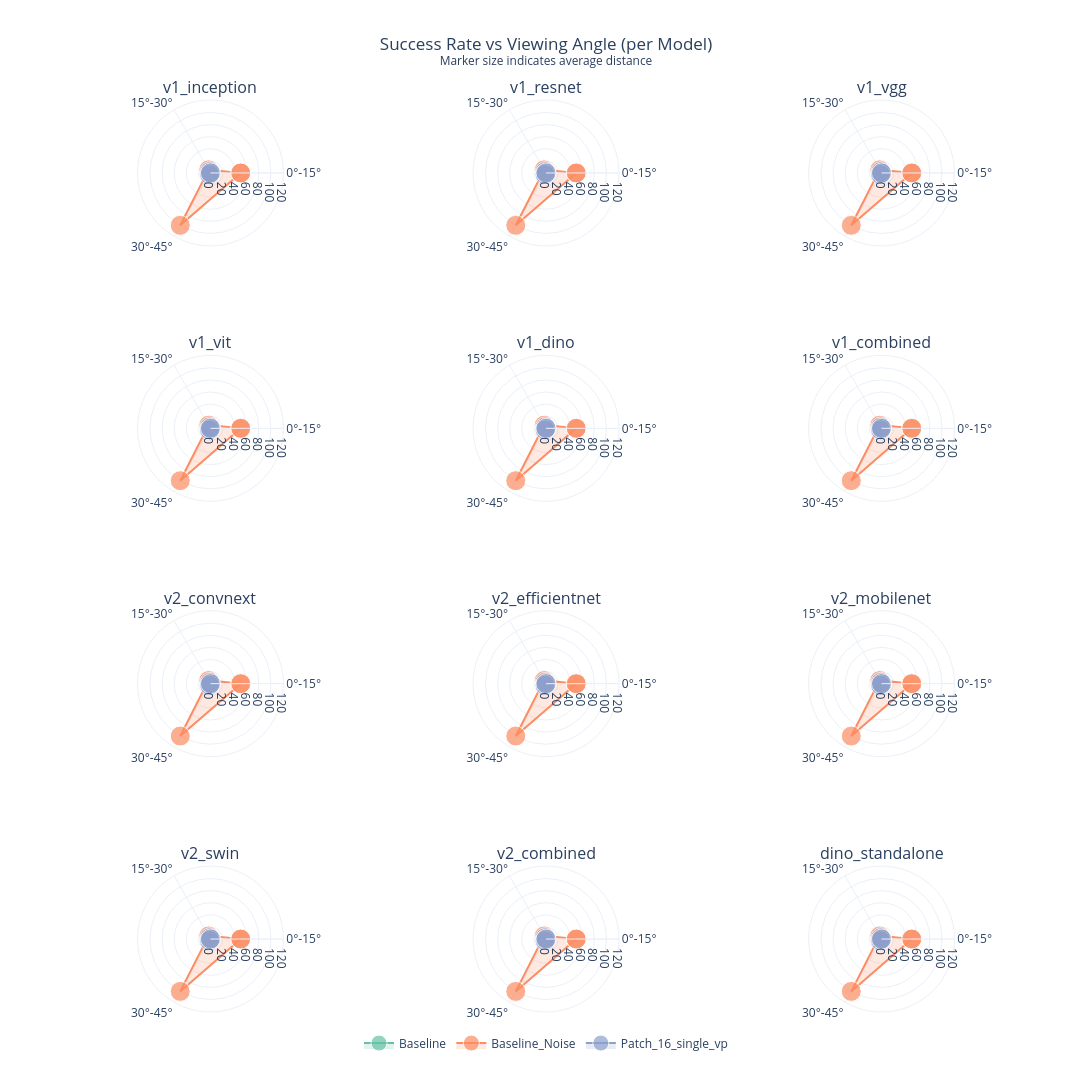

Write notebook code for a chart like this one.
### Code cell
# Radar Charts - One per model using actual capture angles
# Each radar shows success rate at different viewing angles, with distance as marker size

# Get success columns from first experiment's dataframe
first_exp_name = list(experiment_dfs.keys())[0]
first_df = experiment_dfs[first_exp_name]
success_cols = [c for c in first_df.columns if c.endswith('_success')]
models = [c.replace('_success', '') for c in success_cols]

# Build color palette for experiments
# Build color palette for experiments
colors = px.colors.qualitative.Set2
exp_color_map = {name: colors[i % len(colors)] for i, name in enumerate(experiment_dfs.keys())}
exp_rgba_map = {}
# Create semi-transparent fill colors
for i, name in enumerate(experiment_dfs.keys()):
    color = colors[i % len(colors)]
    # Handle both hex (#66c2a5) and rgb(102, 194, 165) color formats
    if color.startswith('#'):
        r = int(color[1:3], 16)
        g = int(color[3:5], 16)
        b = int(color[5:7], 16)
    elif color.startswith('rgb'):
        rgb_values = color.replace('rgb(', '').replace(')', '').split(',')
        r, g, b = int(rgb_values[0].strip()), int(rgb_values[1].strip()), int(rgb_values[2].strip())
    else:
        r, g, b = 128, 128, 128
    exp_rgba_map[name] = f'rgba({r}, {g}, {b}, 0.2)'
# Filter out rows with no ArUco data (angle is None)
valid_dfs = {}
for exp_name, df in experiment_dfs.items():
    valid_dfs[exp_name] = df[df['angle'].notna()].copy()

# Check if any data is available
has_data = any(len(df) > 0 for df in valid_dfs.values())

if not has_data:
    print("⚠ No valid angle data from ArUco markers. Radar chart requires ArUco tracking.")
else:
    # Bin angles for radar chart (e.g., 0-30, 30-60, 60-90, etc.)
    def bin_angle(angle):
        """Bin angles into ranges for radar chart"""
        if angle is None:
            return None
        bins = [0, 15, 30, 45, 60, 75, 90, 105, 120, 135, 150, 165, 180]
        for i in range(len(bins)-1):
            if bins[i] <= abs(angle) < bins[i+1]:
                return f"{bins[i]}°-{bins[i+1]}°"
        return f">{bins[-1]}°"
    
    # Apply binning to all valid dfs
    for exp_name, df_valid in valid_dfs.items():
        df_valid['angle_bin'] = df_valid['angle'].apply(bin_angle)
    
    # Get unique angle bins (sorted by starting angle) across all experiments
    all_bins_set = set()
    for df_valid in valid_dfs.values():
        all_bins_set.update(df_valid['angle_bin'].unique())
    all_bins = sorted(all_bins_set, key=lambda x: int(x.split('°')[0].replace('>', '')))
    
    # Create subplot for each model
    n_models = len(models)
    n_cols = min(3, n_models)
    n_rows = (n_models + n_cols - 1) // n_cols
    
    fig = make_subplots(
        rows=n_rows, cols=n_cols,
        specs=[[{'type': 'polar'}] * n_cols for _ in range(n_rows)],
        subplot_titles=models,
        vertical_spacing=0.12,
        horizontal_spacing=0.08
    )
    
    for idx, (col, model) in enumerate(zip(success_cols, models)):
        row = idx // n_cols + 1
        col_idx = idx % n_cols + 1
        
        for exp_idx, (exp_name, df_valid) in enumerate(valid_dfs.items()):
            if len(df_valid) == 0:
                continue
            
            # Calculate success rate per angle bin
            by_angle = df_valid.groupby('angle_bin')[col].mean() * 100
            rates = [by_angle.get(b, 0) for b in all_bins]
            
            # Calculate avg distance per angle bin for marker size
            dist_by_angle = df_valid.groupby('angle_bin')['distance'].mean()
            dists = [dist_by_angle.get(b, 0.5) for b in all_bins]
            sizes = [max(8, min(20, d * 15)) for d in dists]  # Scale distance to marker size
            
            # Close the polygon
            theta_closed = all_bins + [all_bins[0]]
            r_closed = rates + [rates[0]]
            
            # Add trace
            fig.add_trace(
                go.Scatterpolar(
                    r=r_closed,
                    theta=theta_closed,
                    fill='toself',
                    fillcolor=exp_rgba_map[exp_name],
                    line=dict(color=exp_color_map[exp_name], width=2),
                    name=exp_name if idx == 0 else None,
                    legendgroup=exp_name,
                    showlegend=(idx == 0),
                    marker=dict(size=sizes + [sizes[0]]),
                    hovertemplate=f'%{{theta}}<br>Success: %{{r:.1f}}%<extra>{exp_name}</extra>'
                ),
                row=row, col=col_idx
            )
    
    # Update polar axes
    for i in range(1, n_models + 1):
        fig.update_polars(
            radialaxis=dict(
                visible=True,
                range=[0, 100],
                ticksuffix='%'
            ),
            selector=dict(subplot=f'polar{i if i > 1 else ""}')
        )
    
    fig.update_layout(
        title=dict(
            text='Success Rate vs Viewing Angle (per Model)<br><sup>Marker size indicates average distance</sup>',
            x=0.5
        ),
        height=400 * n_rows,
        width=400 * n_cols,
        template='plotly_white',
        legend=dict(
            orientation='h',
            yanchor='bottom',
            y=-0.05,
            xanchor='center',
            x=0.5
        )
    )
    
    fig.write_html('radar_by_angle_per_model.html')
    fig.show()
    print("✓ Radar chart by angle saved to 'radar_by_angle_per_model.html'")
    
    # Also create a summary showing actual angle vs success rate scatter
    print("\n--- Angle Statistics ---")
    for exp_name, df_valid in valid_dfs.items():
        if len(df_valid) > 0:
            print(f"{exp_name} angle range: {df_valid['angle'].min():.1f}° to {df_valid['angle'].max():.1f}°")
            print(f"{exp_name} distance range: {df_valid['distance'].min():.2f}m to {df_valid['distance'].max():.2f}m")

### Figure 1 — Plotly figure (JSON) as saved in the notebook; plotly's stock layout.template omitted (floating-point values rounded to 4 significant figures)
{"data": [{"fill": "toself", "fillcolor": "rgba(102, 194, 165, 0.2)", "hovertemplate": "%{theta}<br>Success: %{r:.1f}%<extra>Baseline</extra>", "legendgroup": "Baseline", "line": {"color": "rgb(102,194,165)", "width": 2}, "marker": {"size": [20, 20, 20, 20]}, "name": "Baseline", "r": [0, 0, 0, 0], "showlegend": true, "subplot": "polar", "theta": ["0°-15°", "15°-30°", "30°-45°", "0°-15°"], "type": "scatterpolar"}, {"fill": "toself", "fillcolor": "rgba(252, 141, 98, 0.2)", "hovertemplate": "%{theta}<br>Success: %{r:.1f}%<extra>Baseline_Noise</extra>", "legendgroup": "Baseline_Noise", "line": {"color": "rgb(252,141,98)", "width": 2}, "marker": {"size": [20, 19.7, 20, 20]}, "name": "Baseline_Noise", "r": [50, 6.25, 100, 50], "showlegend": true, "subplot": "polar", "theta": ["0°-15°", "15°-30°", "30°-45°", "0°-15°"], "type": "scatterpolar"}, {"fill": "toself", "fillcolor": "rgba(141, 160, 203, 0.2)", "hovertemplate": "%{theta}<br>Success: %{r:.1f}%<extra>Patch_16_single_vp</extra>", "legendgroup": "Patch_16_single_vp", "line": {"color": "rgb(141,160,203)", "width": 2}, "marker": {"size": [20, 20, 20, 20]}, "name": "Patch_16_single_vp", "r": [0, 2.581, 3.125, 0], "showlegend": true, "subplot": "polar", "theta": ["0°-15°", "15°-30°", "30°-45°", "0°-15°"], "type": "scatterpolar"}, {"fill": "toself", "fillcolor": "rgba(102, 194, 165, 0.2)", "hovertemplate": "%{theta}<br>Success: %{r:.1f}%<extra>Baseline</extra>", "legendgroup": "Baseline", "line": {"color": "rgb(102,194,165)", "width": 2}, "marker": {"size": [20, 20, 20, 20]}, "r": [0, 0, 0, 0], "showlegend": false, "subplot": "polar2", "theta": ["0°-15°", "15°-30°", "30°-45°", "0°-15°"], "type": "scatterpolar"}, {"fill": "toself", "fillcolor": "rgba(252, 141, 98, 0.2)", "hovertemplate": "%{theta}<br>Success: %{r:.1f}%<extra>Baseline_Noise</extra>", "legendgroup": "Baseline_Noise", "line": {"color": "rgb(252,141,98)", "width": 2}, "marker": {"size": [20, 19.7, 20, 20]}, "r": [50, 6.25, 100, 50], "showlegend": false, "subplot": "polar2", "theta": ["0°-15°", "15°-30°", "30°-45°", "0°-15°"], "type": "scatterpolar"}, {"fill": "toself", "fillcolor": "rgba(141, 160, 203, 0.2)", "hovertemplate": "%{theta}<br>Success: %{r:.1f}%<extra>Patch_16_single_vp</extra>", "legendgroup": "Patch_16_single_vp", "line": {"color": "rgb(141,160,203)", "width": 2}, "marker": {"size": [20, 20, 20, 20]}, "r": [0, 2.581, 3.125, 0], "showlegend": false, "subplot": "polar2", "theta": ["0°-15°", "15°-30°", "30°-45°", "0°-15°"], "type": "scatterpolar"}, {"fill": "toself", "fillcolor": "rgba(102, 194, 165, 0.2)", "hovertemplate": "%{theta}<br>Success: %{r:.1f}%<extra>Baseline</extra>", "legendgroup": "Baseline", "line": {"color": "rgb(102,194,165)", "width": 2}, "marker": {"size": [20, 20, 20, 20]}, "r": [0, 0, 0, 0], "showlegend": false, "subplot": "polar3", "theta": ["0°-15°", "15°-30°", "30°-45°", "0°-15°"], "type": "scatterpolar"}, {"fill": "toself", "fillcolor": "rgba(252, 141, 98, 0.2)", "hovertemplate": "%{theta}<br>Success: %{r:.1f}%<extra>Baseline_Noise</extra>", "legendgroup": "Baseline_Noise", "line": {"color": "rgb(252,141,98)", "width": 2}, "marker": {"size": [20, 19.7, 20, 20]}, "r": [50, 6.25, 100, 50], "showlegend": false, "subplot": "polar3", "theta": ["0°-15°", "15°-30°", "30°-45°", "0°-15°"], "type": "scatterpolar"}, {"fill": "toself", "fillcolor": "rgba(141, 160, 203, 0.2)", "hovertemplate": "%{theta}<br>Success: %{r:.1f}%<extra>Patch_16_single_vp</extra>", "legendgroup": "Patch_16_single_vp", "line": {"color": "rgb(141,160,203)", "width": 2}, "marker": {"size": [20, 20, 20, 20]}, "r": [0, 2.581, 3.125, 0], "showlegend": false, "subplot": "polar3", "theta": ["0°-15°", "15°-30°", "30°-45°", "0°-15°"], "type": "scatterpolar"}, {"fill": "toself", "fillcolor": "rgba(102, 194, 165, 0.2)", "hovertemplate": "%{theta}<br>Success: %{r:.1f}%<extra>Baseline</extra>", "legendgroup": "Baseline", "line": {"color": "rgb(102,194,165)", "width": 2}, "marker": {"size": [20, 20, 20, 20]}, "r": [0, 0, 0, 0], "showlegend": false, "subplot": "polar4", "theta": ["0°-15°", "15°-30°", "30°-45°", "0°-15°"], "type": "scatterpolar"}, {"fill": "toself", "fillcolor": "rgba(252, 141, 98, 0.2)", "hovertemplate": "%{theta}<br>Success: %{r:.1f}%<extra>Baseline_Noise</extra>", "legendgroup": "Baseline_Noise", "line": {"color": "rgb(252,141,98)", "width": 2}, "marker": {"size": [20, 19.7, 20, 20]}, "r": [50, 6.25, 100, 50], "showlegend": false, "subplot": "polar4", "theta": ["0°-15°", "15°-30°", "30°-45°", "0°-15°"], "type": "scatterpolar"}, {"fill": "toself", "fillcolor": "rgba(141, 160, 203, 0.2)", "hovertemplate": "%{theta}<br>Success: %{r:.1f}%<extra>Patch_16_single_vp</extra>", "legendgroup": "Patch_16_single_vp", "line": {"color": "rgb(141,160,203)", "width": 2}, "marker": {"size": [20, 20, 20, 20]}, "r": [0, 2.581, 3.125, 0], "showlegend": false, "subplot": "polar4", "theta": ["0°-15°", "15°-30°", "30°-45°", "0°-15°"], "type": "scatterpolar"}, {"fill": "toself", "fillcolor": "rgba(102, 194, 165, 0.2)", "hovertemplate": "%{theta}<br>Success: %{r:.1f}%<extra>Baseline</extra>", "legendgroup": "Baseline", "line": {"color": "rgb(102,194,165)", "width": 2}, "marker": {"size": [20, 20, 20, 20]}, "r": [0, 0, 0, 0], "showlegend": false, "subplot": "polar5", "theta": ["0°-15°", "15°-30°", "30°-45°", "0°-15°"], "type": "scatterpolar"}, {"fill": "toself", "fillcolor": "rgba(252, 141, 98, 0.2)", "hovertemplate": "%{theta}<br>Success: %{r:.1f}%<extra>Baseline_Noise</extra>", "legendgroup": "Baseline_Noise", "line": {"color": "rgb(252,141,98)", "width": 2}, "marker": {"size": [20, 19.7, 20, 20]}, "r": [50, 6.25, 100, 50], "showlegend": false, "subplot": "polar5", "theta": ["0°-15°", "15°-30°", "30°-45°", "0°-15°"], "type": "scatterpolar"}, {"fill": "toself", "fillcolor": "rgba(141, 160, 203, 0.2)", "hovertemplate": "%{theta}<br>Success: %{r:.1f}%<extra>Patch_16_single_vp</extra>", "legendgroup": "Patch_16_single_vp", "line": {"color": "rgb(141,160,203)", "width": 2}, "marker": {"size": [20, 20, 20, 20]}, "r": [0, 2.581, 3.125, 0], "showlegend": false, "subplot": "polar5", "theta": ["0°-15°", "15°-30°", "30°-45°", "0°-15°"], "type": "scatterpolar"}, {"fill": "toself", "fillcolor": "rgba(102, 194, 165, 0.2)", "hovertemplate": "%{theta}<br>Success: %{r:.1f}%<extra>Baseline</extra>", "legendgroup": "Baseline", "line": {"color": "rgb(102,194,165)", "width": 2}, "marker": {"size": [20, 20, 20, 20]}, "r": [0, 0, 0, 0], "showlegend": false, "subplot": "polar6", "theta": ["0°-15°", "15°-30°", "30°-45°", "0°-15°"], "type": "scatterpolar"}, {"fill": "toself", "fillcolor": "rgba(252, 141, 98, 0.2)", "hovertemplate": "%{theta}<br>Success: %{r:.1f}%<extra>Baseline_Noise</extra>", "legendgroup": "Baseline_Noise", "line": {"color": "rgb(252,141,98)", "width": 2}, "marker": {"size": [20, 19.7, 20, 20]}, "r": [50, 6.25, 100, 50], "showlegend": false, "subplot": "polar6", "theta": ["0°-15°", "15°-30°", "30°-45°", "0°-15°"], "type": "scatterpolar"}, {"fill": "toself", "fillcolor": "rgba(141, 160, 203, 0.2)", "hovertemplate": "%{theta}<br>Success: %{r:.1f}%<extra>Patch_16_single_vp</extra>", "legendgroup": "Patch_16_single_vp", "line": {"color": "rgb(141,160,203)", "width": 2}, "marker": {"size": [20, 20, 20, 20]}, "r": [0, 2.581, 3.125, 0], "showlegend": false, "subplot": "polar6", "theta": ["0°-15°", "15°-30°", "30°-45°", "0°-15°"], "type": "scatterpolar"}, {"fill": "toself", "fillcolor": "rgba(102, 194, 165, 0.2)", "hovertemplate": "%{theta}<br>Success: %{r:.1f}%<extra>Baseline</extra>", "legendgroup": "Baseline", "line": {"color": "rgb(102,194,165)", "width": 2}, "marker": {"size": [20, 20, 20, 20]}, "r": [0, 0, 0, 0], "showlegend": false, "subplot": "polar7", "theta": ["0°-15°", "15°-30°", "30°-45°", "0°-15°"], "type": "scatterpolar"}, {"fill": "toself", "fillcolor": "rgba(252, 141, 98, 0.2)", "hovertemplate": "%{theta}<br>Success: %{r:.1f}%<extra>Baseline_Noise</extra>", "legendgroup": "Baseline_Noise", "line": {"color": "rgb(252,141,98)", "width": 2}, "marker": {"size": [20, 19.7, 20, 20]}, "r": [50, 6.25, 100, 50], "showlegend": false, "subplot": "polar7", "theta": ["0°-15°", "15°-30°", "30°-45°", "0°-15°"], "type": "scatterpolar"}, {"fill": "toself", "fillcolor": "rgba(141, 160, 203, 0.2)", "hovertemplate": "%{theta}<br>Success: %{r:.1f}%<extra>Patch_16_single_vp</extra>", "legendgroup": "Patch_16_single_vp", "line": {"color": "rgb(141,160,203)", "width": 2}, "marker": {"size": [20, 20, 20, 20]}, "r": [0, 2.581, 3.125, 0], "showlegend": false, "subplot": "polar7", "theta": ["0°-15°", "15°-30°", "30°-45°", "0°-15°"], "type": "scatterpolar"}, {"fill": "toself", "fillcolor": "rgba(102, 194, 165, 0.2)", "hovertemplate": "%{theta}<br>Success: %{r:.1f}%<extra>Baseline</extra>", "legendgroup": "Baseline", "line": {"color": "rgb(102,194,165)", "width": 2}, "marker": {"size": [20, 20, 20, 20]}, "r": [0, 0, 0, 0], "showlegend": false, "subplot": "polar8", "theta": ["0°-15°", "15°-30°", "30°-45°", "0°-15°"], "type": "scatterpolar"}, {"fill": "toself", "fillcolor": "rgba(252, 141, 98, 0.2)", "hovertemplate": "%{theta}<br>Success: %{r:.1f}%<extra>Baseline_Noise</extra>", "legendgroup": "Baseline_Noise", "line": {"color": "rgb(252,141,98)", "width": 2}, "marker": {"size": [20, 19.7, 20, 20]}, "r": [50, 6.25, 100, 50], "showlegend": false, "subplot": "polar8", "theta": ["0°-15°", "15°-30°", "30°-45°", "0°-15°"], "type": "scatterpolar"}, {"fill": "toself", "fillcolor": "rgba(141, 160, 203, 0.2)", "hovertemplate": "%{theta}<br>Success: %{r:.1f}%<extra>Patch_16_single_vp</extra>", "legendgroup": "Patch_16_single_vp", "line": {"color": "rgb(141,160,203)", "width": 2}, "marker": {"size": [20, 20, 20, 20]}, "r": [0, 2.581, 3.125, 0], "showlegend": false, "subplot": "polar8", "theta": ["0°-15°", "15°-30°", "30°-45°", "0°-15°"], "type": "scatterpolar"}, {"fill": "toself", "fillcolor": "rgba(102, 194, 165, 0.2)", "hovertemplate": "%{theta}<br>Success: %{r:.1f}%<extra>Baseline</extra>", "legendgroup": "Baseline", "line": {"color": "rgb(102,194,165)", "width": 2}, "marker": {"size": [20, 20, 20, 20]}, "r": [0, 0, 0, 0], "showlegend": false, "subplot": "polar9", "theta": ["0°-15°", "15°-30°", "30°-45°", "0°-15°"], "type": "scatterpolar"}, {"fill": "toself", "fillcolor": "rgba(252, 141, 98, 0.2)", "hovertemplate": "%{theta}<br>Success: %{r:.1f}%<extra>Baseline_Noise</extra>", "legendgroup": "Baseline_Noise", "line": {"color": "rgb(252,141,98)", "width": 2}, "marker": {"size": [20, 19.7, 20, 20]}, "r": [50, 6.25, 100, 50], "showlegend": false, "subplot": "polar9", "theta": ["0°-15°", "15°-30°", "30°-45°", "0°-15°"], "type": "scatterpolar"}, {"fill": "toself", "fillcolor": "rgba(141, 160, 203, 0.2)", "hovertemplate": "%{theta}<br>Success: %{r:.1f}%<extra>Patch_16_single_vp</extra>", "legendgroup": "Patch_16_single_vp", "line": {"color": "rgb(141,160,203)", "width": 2}, "marker": {"size": [20, 20, 20, 20]}, "r": [0, 2.581, 3.125, 0], "showlegend": false, "subplot": "polar9", "theta": ["0°-15°", "15°-30°", "30°-45°", "0°-15°"], "type": "scatterpolar"}, {"fill": "toself", "fillcolor": "rgba(102, 194, 165, 0.2)", "hovertemplate": "%{theta}<br>Success: %{r:.1f}%<extra>Baseline</extra>", "legendgroup": "Baseline", "line": {"color": "rgb(102,194,165)", "width": 2}, "marker": {"size": [20, 20, 20, 20]}, "r": [0, 0, 0, 0], "showlegend": false, "subplot": "polar10", "theta": ["0°-15°", "15°-30°", "30°-45°", "0°-15°"], "type": "scatterpolar"}, {"fill": "toself", "fillcolor": "rgba(252, 141, 98, 0.2)", "hovertemplate": "%{theta}<br>Success: %{r:.1f}%<extra>Baseline_Noise</extra>", "legendgroup": "Baseline_Noise", "line": {"color": "rgb(252,141,98)", "width": 2}, "marker": {"size": [20, 19.7, 20, 20]}, "r": [50, 6.25, 100, 50], "showlegend": false, "subplot": "polar10", "theta": ["0°-15°", "15°-30°", "30°-45°", "0°-15°"], "type": "scatterpolar"}, {"fill": "toself", "fillcolor": "rgba(141, 160, 203, 0.2)", "hovertemplate": "%{theta}<br>Success: %{r:.1f}%<extra>Patch_16_single_vp</extra>", "legendgroup": "Patch_16_single_vp", "line": {"color": "rgb(141,160,203)", "width": 2}, "marker": {"size": [20, 20, 20, 20]}, "r": [0, 2.581, 3.125, 0], "showlegend": false, "subplot": "polar10", "theta": ["0°-15°", "15°-30°", "30°-45°", "0°-15°"], "type": "scatterpolar"}, {"fill": "toself", "fillcolor": "rgba(102, 194, 165, 0.2)", "hovertemplate": "%{theta}<br>Success: %{r:.1f}%<extra>Baseline</extra>", "legendgroup": "Baseline", "line": {"color": "rgb(102,194,165)", "width": 2}, "marker": {"size": [20, 20, 20, 20]}, "r": [0, 0, 0, 0], "showlegend": false, "subplot": "polar11", "theta": ["0°-15°", "15°-30°", "30°-45°", "0°-15°"], "type": "scatterpolar"}, {"fill": "toself", "fillcolor": "rgba(252, 141, 98, 0.2)", "hovertemplate": "%{theta}<br>Success: %{r:.1f}%<extra>Baseline_Noise</extra>", "legendgroup": "Baseline_Noise", "line": {"color": "rgb(252,141,98)", "width": 2}, "marker": {"size": [20, 19.7, 20, 20]}, "r": [50, 6.25, 100, 50], "showlegend": false, "subplot": "polar11", "theta": ["0°-15°", "15°-30°", "30°-45°", "0°-15°"], "type": "scatterpolar"}, {"fill": "toself", "fillcolor": "rgba(141, 160, 203, 0.2)", "hovertemplate": "%{theta}<br>Success: %{r:.1f}%<extra>Patch_16_single_vp</extra>", "legendgroup": "Patch_16_single_vp", "line": {"color": "rgb(141,160,203)", "width": 2}, "marker": {"size": [20, 20, 20, 20]}, "r": [0, 2.581, 3.125, 0], "showlegend": false, "subplot": "polar11", "theta": ["0°-15°", "15°-30°", "30°-45°", "0°-15°"], "type": "scatterpolar"}, {"fill": "toself", "fillcolor": "rgba(102, 194, 165, 0.2)", "hovertemplate": "%{theta}<br>Success: %{r:.1f}%<extra>Baseline</extra>", "legendgroup": "Baseline", "line": {"color": "rgb(102,194,165)", "width": 2}, "marker": {"size": [20, 20, 20, 20]}, "r": [0, 0, 0, 0], "showlegend": false, "subplot": "polar12", "theta": ["0°-15°", "15°-30°", "30°-45°", "0°-15°"], "type": "scatterpolar"}, {"fill": "toself", "fillcolor": "rgba(252, 141, 98, 0.2)", "hovertemplate": "%{theta}<br>Success: %{r:.1f}%<extra>Baseline_Noise</extra>", "legendgroup": "Baseline_Noise", "line": {"color": "rgb(252,141,98)", "width": 2}, "marker": {"size": [20, 19.7, 20, 20]}, "r": [50, 6.25, 100, 50], "showlegend": false, "subplot": "polar12", "theta": ["0°-15°", "15°-30°", "30°-45°", "0°-15°"], "type": "scatterpolar"}, {"fill": "toself", "fillcolor": "rgba(141, 160, 203, 0.2)", "hovertemplate": "%{theta}<br>Success: %{r:.1f}%<extra>Patch_16_single_vp</extra>", "legendgroup": "Patch_16_single_vp", "line": {"color": "rgb(141,160,203)", "width": 2}, "marker": {"size": [20, 20, 20, 20]}, "r": [0, 2.581, 3.125, 0], "showlegend": false, "subplot": "polar12", "theta": ["0°-15°", "15°-30°", "30°-45°", "0°-15°"], "type": "scatterpolar"}], "layout": {"annotations": [{"font": {"size": 16}, "showarrow": false, "text": "v1_inception", "x": 0.14, "xanchor": "center", "xref": "paper", "y": 1, "yanchor": "bottom", "yref": "paper"}, {"font": {"size": 16}, "showarrow": false, "text": "v1_resnet", "x": 0.5, "xanchor": "center", "xref": "paper", "y": 1, "yanchor": "bottom", "yref": "paper"}, {"font": {"size": 16}, "showarrow": false, "text": "v1_vgg", "x": 0.86, "xanchor": "center", "xref": "paper", "y": 1, "yanchor": "bottom", "yref": "paper"}, {"font": {"size": 16}, "showarrow": false, "text": "v1_vit", "x": 0.14, "xanchor": "center", "xref": "paper", "y": 0.72, "yanchor": "bottom", "yref": "paper"}, {"font": {"size": 16}, "showarrow": false, "text": "v1_dino", "x": 0.5, "xanchor": "center", "xref": "paper", "y": 0.72, "yanchor": "bottom", "yref": "paper"}, {"font": {"size": 16}, "showarrow": false, "text": "v1_combined", "x": 0.86, "xanchor": "center", "xref": "paper", "y": 0.72, "yanchor": "bottom", "yref": "paper"}, {"font": {"size": 16}, "showarrow": false, "text": "v2_convnext", "x": 0.14, "xanchor": "center", "xref": "paper", "y": 0.44, "yanchor": "bottom", "yref": "paper"}, {"font": {"size": 16}, "showarrow": false, "text": "v2_efficientnet", "x": 0.5, "xanchor": "center", "xref": "paper", "y": 0.44, "yanchor": "bottom", "yref": "paper"}, {"font": {"size": 16}, "showarrow": false, "text": "v2_mobilenet", "x": 0.86, "xanchor": "center", "xref": "paper", "y": 0.44, "yanchor": "bottom", "yref": "paper"}, {"font": {"size": 16}, "showarrow": false, "text": "v2_swin", "x": 0.14, "xanchor": "center", "xref": "paper", "y": 0.16, "yanchor": "bottom", "yref": "paper"}, {"font": {"size": 16}, "showarrow": false, "text": "v2_combined", "x": 0.5, "xanchor": "center", "xref": "paper", "y": 0.16, "yanchor": "bottom", "yref": "paper"}, {"font": {"size": 16}, "showarrow": false, "text": "dino_standalone", "x": 0.86, "xanchor": "center", "xref": "paper", "y": 0.16, "yanchor": "bottom", "yref": "paper"}], "height": 1600, "legend": {"orientation": "h", "x": 0.5, "xanchor": "center", "y": -0.05, "yanchor": "bottom"}, "polar": {"domain": {"x": [0, 0.28], "y": [0.84, 1]}}, "polar10": {"domain": {"x": [0, 0.28], "y": [0, 0.16]}}, "polar11": {"domain": {"x": [0.36, 0.64], "y": [0, 0.16]}}, "polar12": {"domain": {"x": [0.72, 1], "y": [0, 0.16]}}, "polar2": {"domain": {"x": [0.36, 0.64], "y": [0.84, 1]}}, "polar3": {"domain": {"x": [0.72, 1], "y": [0.84, 1]}}, "polar4": {"domain": {"x": [0, 0.28], "y": [0.56, 0.72]}}, "polar5": {"domain": {"x": [0.36, 0.64], "y": [0.56, 0.72]}}, "polar6": {"domain": {"x": [0.72, 1], "y": [0.56, 0.72]}}, "polar7": {"domain": {"x": [0, 0.28], "y": [0.28, 0.44]}}, "polar8": {"domain": {"x": [0.36, 0.64], "y": [0.28, 0.44]}}, "polar9": {"domain": {"x": [0.72, 1], "y": [0.28, 0.44]}}, "title": {"text": "Success Rate vs Viewing Angle (per Model)<br><sup>Marker size indicates average distance</sup>", "x": 0.5}, "width": 1200}}
